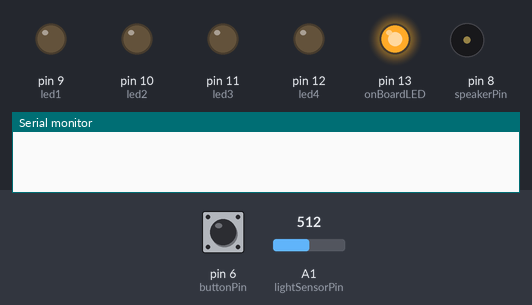
A sketch run on a simulated Arduino Uno, built with avr-gcc and run on an emulated ATmega328P. On the bench: output pins drawn as LEDs (lit = HIGH), buzzer (waves = sounding), the last lines printed to the serial monitor. The inputs (shaded band) are chosen by the test bench; at power-on: pin 6 (buttonPin) LOW, A1 (lightSensorPin) = 512.

Above: at 1.2 s.
1.3 s: pin 6 (buttonPin) pulled HIGH for 3.2 s
At 6.8 s:
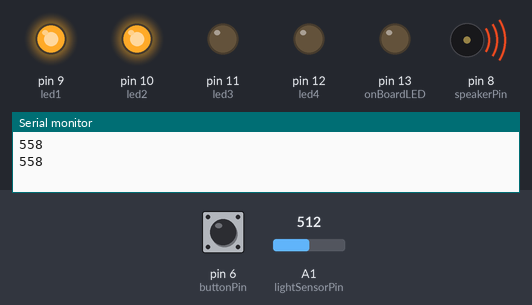
7.5 s: A1 (lightSensorPin) set to 495
At 9.5 s:
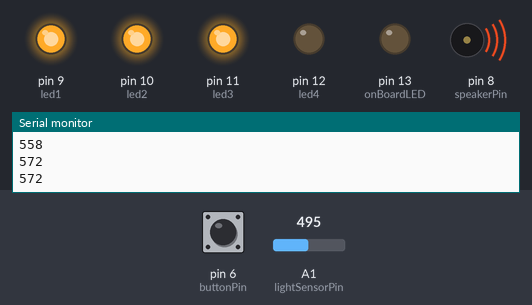
9.8 s: A1 (lightSensorPin) set to 783
At 11.1 s:
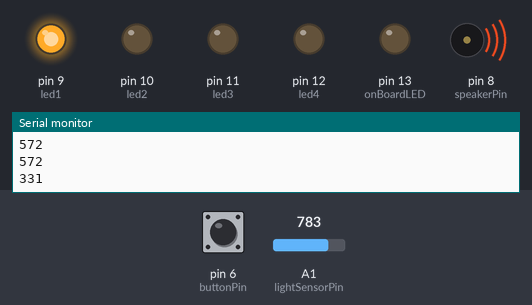
11.8 s: A1 (lightSensorPin) set to 750
At 12.7 s:
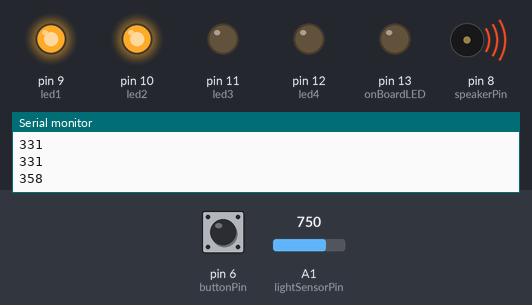
13.8 s: A1 (lightSensorPin) set to 122
At 15.4 s:
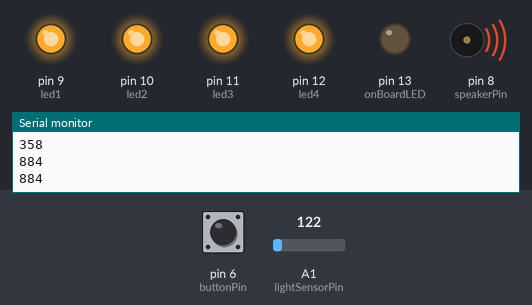
15.8 s: A1 (lightSensorPin) set to 239
17.5 s: A1 (lightSensorPin) set to 270
At 19.7 s:
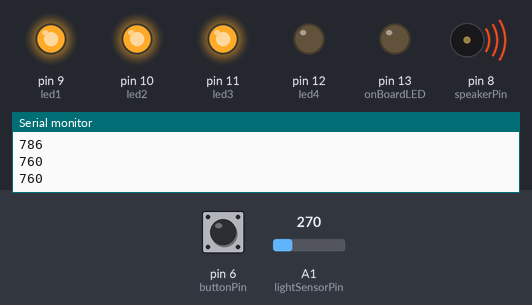
Timing chart, 0 to 20.8 s (numbered marks = the images above; inputs shaded):
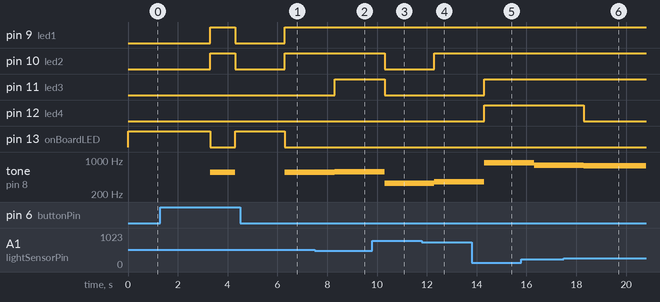

Measured:
- the behaviour switches between 511 and 510 on A1 (lightSensorPin) (found by bisection; images 1 and 2)
- the behaviour switches between 767 and 766 on A1 (lightSensorPin) (found by bisection; images 3 and 4)
- after the input at 1.3 s, pin 9 (led1), pin 10 (led2): LOW → HIGH after 2.0 s, → LOW 1.0 s later, → HIGH 2.0 s later; pin 13 (onBoardLED): HIGH → LOW after 2.0 s, → HIGH 1.0 s later, → LOW 2.0 s later; tone on pin 8 (speakerPin): silent → 558 Hz after 2.0 s, → silent 1.0 s later, → 558 Hz 2.0 s later
- after the input at 7.5 s, pin 11 (led3): LOW → HIGH after 0.80 s; tone on pin 8 (speakerPin): 558 Hz → 572 Hz after 0.80 s
- after the input at 9.8 s, pin 10 (led2), pin 11 (led3): HIGH → LOW after 0.50 s; tone on pin 8 (speakerPin): 572 Hz → 331 Hz after 0.50 s
- after the input at 11.8 s, pin 10 (led2): LOW → HIGH after 0.50 s; tone on pin 8 (speakerPin): 331 Hz → 358 Hz after 0.50 s
- after the input at 13.8 s, pin 11 (led3), pin 12 (led4): LOW → HIGH after 0.50 s; tone on pin 8 (speakerPin): 358 Hz → 884 Hz after 0.50 s
- after the input at 15.8 s, tone on pin 8 (speakerPin): 884 Hz → 786 Hz after 0.50 s
- after the input at 17.5 s, pin 12 (led4): HIGH → LOW after 0.81 s; tone on pin 8 (speakerPin): 786 Hz → 760 Hz after 0.81 s

The sketch:

Final_Project.ino
```cpp
 int lightSensorPin = A1;
 int speakerPin = 8;
 int buttonPin = 6;
 int onBoardLED = 13;
 int led1 = 9;
 int led2 = 10;
 int led3 = 11;
 int led4 = 12;
 int val;
 int buttonSwitch = 0;
 //initialize variables with global scope for some reason
void setup() {
 Serial.begin(9600);
 //serial port for bug fixing
  pinMode(buttonPin, INPUT);
  pinMode(onBoardLED, OUTPUT);
  pinMode(led1, OUTPUT);
  pinMode(led2, OUTPUT);
  pinMode(led3, OUTPUT);
  pinMode(led4, OUTPUT);
  //initializing LEDs
}

void loop() {
if (digitalRead(buttonPin) == HIGH){
  buttonSwitch = 1;
  delay(2000);
}
//while (digitalRead(buttonPin) == HIGH) {
while (buttonSwitch == 1) {
  digitalWrite(onBoardLED, LOW);
  val = 1023 - analogRead(lightSensorPin);
  //record value from light sensor
  //val = map(val, 0, 1023, 261.63, 493.88);
  val = map(val, 0, 1023, 130.81, 987.77);
  //map light sensor value to a range of three octaves around middle C
  //val = map(val, 0, 1023, 0, 512);
  tone(8, val, 1000);
  //play tone on piezo with frequency of mapped value
  Serial.println(val);
  //turn on different amount of LEDs based on pitch with if statements
  if (val < 345){
    digitalWrite(led1, HIGH);
    digitalWrite(led2, LOW);
    digitalWrite(led3, LOW);
    digitalWrite(led4, LOW);
  }
  else if (val >= 345 && val < 559){
    digitalWrite(led1, HIGH);
    digitalWrite(led2, HIGH);
    digitalWrite(led3, LOW);
    digitalWrite(led4, LOW);
  }
  else if (val >= 559 && val < 773){
    digitalWrite(led1, HIGH);
    digitalWrite(led2, HIGH);
    digitalWrite(led3, HIGH);
    digitalWrite(led4, LOW);
  }
  else if (val >= 773 && val < 988){
    digitalWrite(led1, HIGH);
    digitalWrite(led2, HIGH);
    digitalWrite(led3, HIGH);
    digitalWrite(led4, HIGH);
  }
  else {
    digitalWrite(led1, HIGH);
    digitalWrite(led2, LOW);
    digitalWrite(led3, LOW);
    digitalWrite(led4, HIGH);
    Serial.println("this shouldn't be happening");
  }
  if (digitalRead(buttonPin) == HIGH){
  buttonSwitch = 0;
  }
  delay(1000);
}
digitalWrite(onBoardLED, HIGH);
digitalWrite(led1, LOW);
digitalWrite(led2, LOW);
digitalWrite(led3, LOW);
digitalWrite(led4, LOW);
}
```
